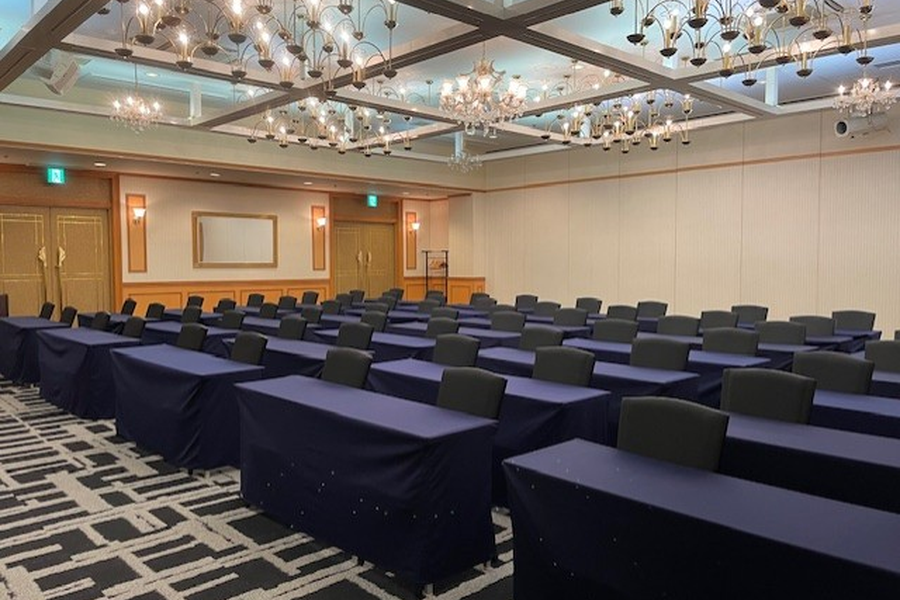
#> input picture 2_ServiceResource_resize_rename_images/0_input_images/2131/ServiceResource_2131_1.webp, 900 x 600 px, found by its file name; its folder holds only this picture in this run
$ python Entrance_resize_rename_images.py
#> lines starting #> are read from the running program, lines starting #| are printed output that depends on the picture; after the words box and inside, x2 and y2 are one past the last pixel; in counts of white or black regions, pixels touching at a corner belong together
# -*- coding: utf-8 -*-
import os
import sys
import shutil
import re
from PIL import Image, ImageChops

# Check for proper resampling filter based on PIL version
try:
    # For newer Pillow versions (9.0+)
    RESAMPLING_FILTER = Image.Resampling.LANCZOS
except AttributeError:
    try:
        # For Pillow 8.x and older
        RESAMPLING_FILTER = Image.LANCZOS
    except AttributeError:
        # Fallback to BICUBIC which should be available in all versions
        RESAMPLING_FILTER = Image.BICUBIC

# フォルダ設定
input_folder = "0_input_images"
temp_folder = "1_temp_images"
output_folder = "2_output_images"

# --- フォルダを先にクリア ---
def clear_folder(folder_path):
    if os.path.exists(folder_path):
        for filename in os.listdir(folder_path):
            file_path = os.path.join(folder_path, filename)
            try:
                if os.path.isfile(file_path) or os.path.islink(file_path):
                    os.unlink(file_path)
                elif os.path.isdir(file_path):
                    shutil.rmtree(file_path)
            except Exception as e:
                print(f'{file_path} の削除に失敗しました。理由: {e}')

# 1_temp_imagesと2_output_imagesをクリア
for folder in [temp_folder, output_folder]:
    clear_folder(folder)
#> pass 2 of the loop `for folder in [temp_folder, output_folder]:`:

# --- ここまで ---

target_width = 900  # 目標の幅
target_height = 600  # 目標の高さ（3:2）
min_height = 550  # 最小許容高さ
max_height = 650  # 最大許容高さ

# フォルダが存在しない場合、作成する
os.makedirs(temp_folder, exist_ok=True)
os.makedirs(output_folder, exist_ok=True)

def is_entrance_filename(filename):
    """ファイル名がEntrance_で始まるかどうかをチェック"""
    return filename.startswith("Entrance_")

def extract_facility_id(filename):
    """ファイル名から施設IDを抽出する"""
    numbers = re.findall(r'\d+', filename)
    if numbers:
        # 最初に見つかった数字を施設IDとして使用
        return numbers[0]
    # デフォルト値として "000" を返す
    return "000"

def trim_white_borders(img, bg_color=(255, 255, 255), threshold=235):
    """空白の境界を自動的にトリミングする（しきい値を設定可能）"""
    # グレースケールに変換
    img_gray = img.convert('L')

    # しきい値より明るいピクセルをマスク
    mask = Image.eval(img_gray, lambda x: 0 if x >= threshold else 255)

    # 実際のコンテンツの境界を取得
    bbox = mask.getbbox()

    if bbox:
        # 少し余白を追加せずに直接トリミング
        return img.crop(bbox)
    else:
        return img  # 内容がなければトリミングしない

def process_image(img):
    """画像を処理する（空白の境界をトリミングし、アスペクト比を維持しながらリサイズ）"""
    original_width, original_height = img.size

    if original_width <= 0 or original_height <= 0:
        print(f"警告: 画像サイズが無効です ({original_width}x{original_height})。スキップします。")
        return img

    # 空白の境界をトリミング（しきい値を調整可能）
    trimmed_img = trim_white_borders(img, threshold=235)
    print(f"トリミング: {original_width}x{original_height} -> {trimmed_img.width}x{trimmed_img.height}")

    # トリミング後のサイズ
    trimmed_width, trimmed_height = trimmed_img.size

    if trimmed_width <= 0 or trimmed_height <= 0:
        print("警告: トリミング後のサイズが無効です。元の画像を使用します。")
        trimmed_img = img
        trimmed_width, trimmed_height = original_width, original_height

    trimmed_ratio = float(trimmed_width) / float(trimmed_height) if trimmed_height > 0 else 1.5  # デフォルトは3:2比率
    target_ratio = float(target_width) / float(target_height)  # 3:2 = 1.5

    # アスペクト比を維持しながらリサイズ
    if trimmed_ratio > target_ratio:
        # 画像が目標比率より横長の場合
        new_height = target_height
        new_width = int(new_height * trimmed_ratio)
        resized_img = trimmed_img.resize((new_width, new_height), RESAMPLING_FILTER)

        # 中央部分を切り取る
        crop_left = (new_width - target_width) // 2
        final_img = resized_img.crop((crop_left, 0, crop_left + target_width, target_height))
    else:
        # 画像が目標比率より縦長の場合
        new_width = target_width
        new_height = int(new_width / trimmed_ratio)

        # 高さが550-650pxの範囲内の場合
        if min_height <= new_height <= max_height:
            # ちょうど目標の幅にリサイズ
            final_img = trimmed_img.resize((target_width, new_height), RESAMPLING_FILTER)
        else:
            # 目標の幅にリサイズしてから中央部分を切り取る
            resized_img = trimmed_img.resize((new_width, new_height), RESAMPLING_FILTER)
            crop_top = (new_height - target_height) // 2
            final_img = resized_img.crop((0, crop_top, target_width, crop_top + target_height))

    return final_img

def scan_directory(dir_path, relative_path=""):
    """ディレクトリを再帰的にスキャンして画像ファイルを見つける"""
#> called with dir_path = '0_input_images', relative_path = ''
    image_files = []

    for item in os.listdir(dir_path):
        item_path = os.path.join(dir_path, item)

        # 相対パスを構築（出力時のディレクトリ構造を維持するため）
        item_relative_path = os.path.join(relative_path, item) if relative_path else item

        if os.path.isdir(item_path):
            # サブディレクトリの場合は再帰的に処理
            sub_files = scan_directory(item_path, item_relative_path)
            image_files.extend(sub_files)
        elif item.lower().endswith((".jpg", ".jpeg", ".png", ".webp")):
            # 画像ファイルの場合はリストに追加
            image_files.append((item_path, item, item_relative_path))
#> pass 2 of the loop in scan_directory, `for item in os.listdir(dir_path):`:

    return image_files

# ステップ1: サイズ調整してtemp_imagesに保存
print("画像のリサイズとトリミングを開始...")
processed_files = {}  # 処理したファイルと抽出された施設IDを記録
keep_original_names = {}  # 元の名前を保持するファイル

# 入力フォルダを再帰的にスキャン
image_files = scan_directory(input_folder)
print(f"{len(image_files)} 個の画像ファイルが見つかりました。")

for file_path, filename, relative_path in image_files:
    # Entrance_で始まるファイル名かどうかをチェック
    is_entrance = is_entrance_filename(filename)

    try:
        img = Image.open(file_path).convert("RGB")
#> img is the input picture: PIL image 900x600 RGB; mean R, G, B 110.5, 100.2, 93.5

        print(f"読み込み: {relative_path} ({img.width}x{img.height})")
#| 読み込み: 2131/ServiceResource_2131_1.webp (900x600)

        # ファイル名から施設IDを抽出
        facility_id = extract_facility_id(filename)
        facility_id = str(facility_id).zfill(3)  # 施設ID（3桁）
        processed_files[relative_path] = facility_id

        # Entrance_で始まる場合は元の名前を保持
        if is_entrance:
            keep_original_names[relative_path] = True

        # 画像処理実行
        processed = process_image(img)
#> in trim_white_borders, `img_gray = img.convert('L')`:
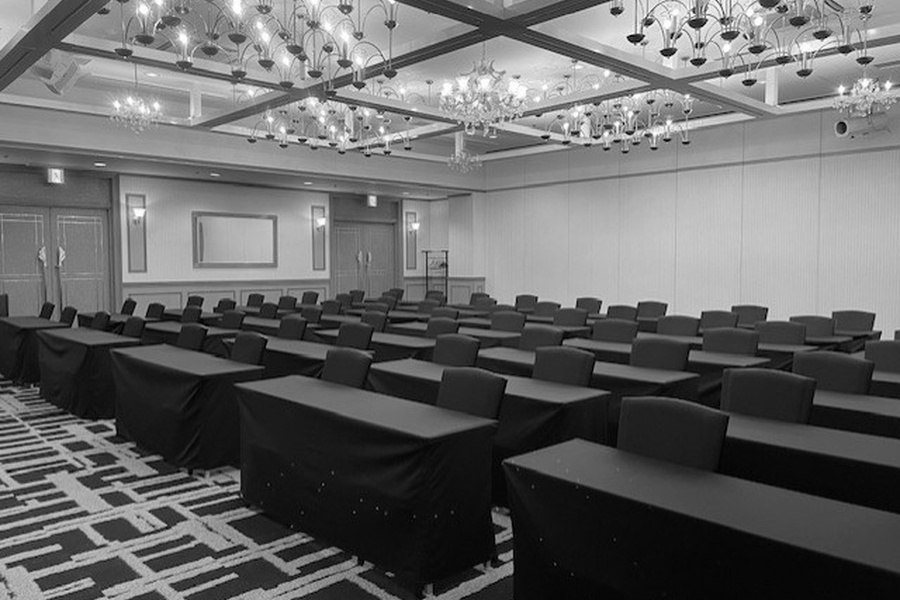
#> img_gray: PIL image 900x600 L; min 0, max 255, mean 102.5
#> in trim_white_borders, `mask = Image.eval(img_gray, lambda x: 0 if x >= threshold else 255)`:
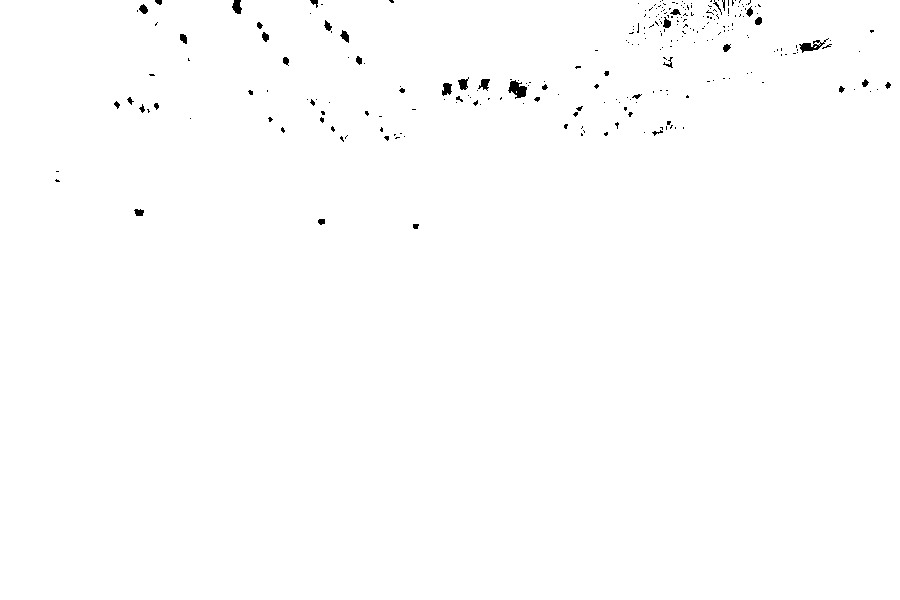
#> mask: PIL image 900x600 L; 99.5% white; 263 black regions (223 under 20 px), largest, box (x1, y1, x2, y2) and area: (508, 80, 527, 99) 207, (799, 38, 829, 53) 158, (232, 0, 242, 14) 99
#> in trim_white_borders, `bbox = mask.getbbox()`: bbox = (0, 0, 900, 600)
#| トリミング: 900x600 -> 900x600

        # 出力先のディレクトリ構造を維持
        rel_dir = os.path.dirname(relative_path)
        if rel_dir:
            rel_temp_dir = os.path.join(temp_folder, rel_dir)
            os.makedirs(rel_temp_dir, exist_ok=True)
        else:
            rel_temp_dir = temp_folder

        # 元のファイル名を保持したまま、WebP形式に変換
        base_name = os.path.splitext(filename)[0]
        temp_filename = f"{base_name}.webp"
        output_path = os.path.join(rel_temp_dir, temp_filename)

        # 画質を100%に設定して保存
        processed.save(output_path, "WEBP", quality=100, lossless=True)

        if is_entrance:
            print(f"⭕️処理完了 (名前変更しない): {relative_path} -> {os.path.join(os.path.dirname(relative_path), temp_filename)} ({processed.width}x{processed.height})")
        else:
            print(f"⭕️処理完了: {relative_path} -> {os.path.join(os.path.dirname(relative_path), temp_filename)} ({processed.width}x{processed.height})")
#| ⭕️処理完了: 2131/ServiceResource_2131_1.webp -> 2131/ServiceResource_2131_1.webp (900x600)
    except Exception as e:
        print(f"エラー: ファイル {relative_path} の処理中にエラーが発生しました: {e}")
        continue
#> pass 2 of the loop `for file_path, filename, relative_path in image_files:`:
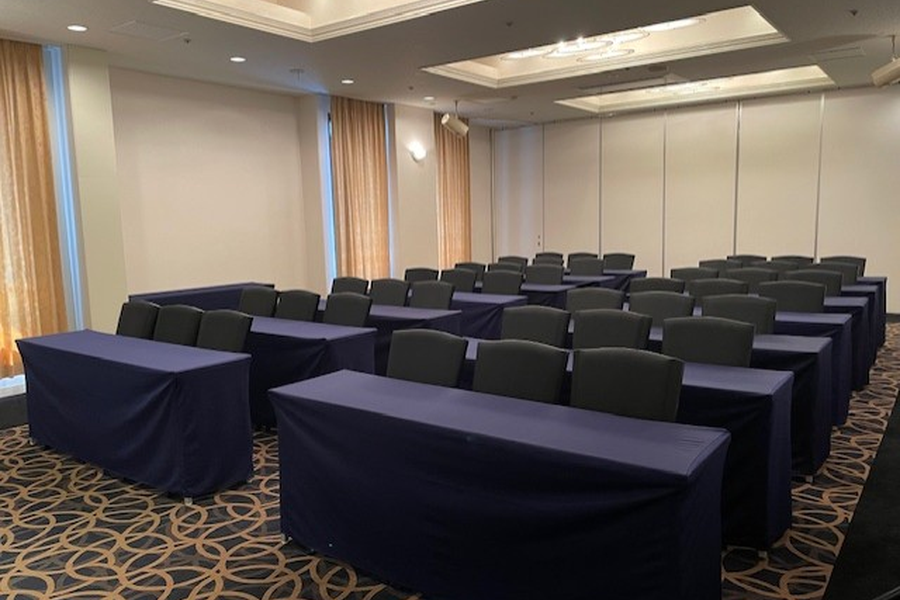
#> input picture 2_ServiceResource_resize_rename_images/0_input_images/2134/ServiceResource_2134_1.webp, 900 x 600 px, found by its file name
#> img is the input picture: PIL image 900x600 RGB; mean R, G, B 102.2, 92.7, 85.5
#| 読み込み: 2134/ServiceResource_2134_1.webp (900x600)
#> in trim_white_borders (call 2), `img_gray = img.convert('L')`:
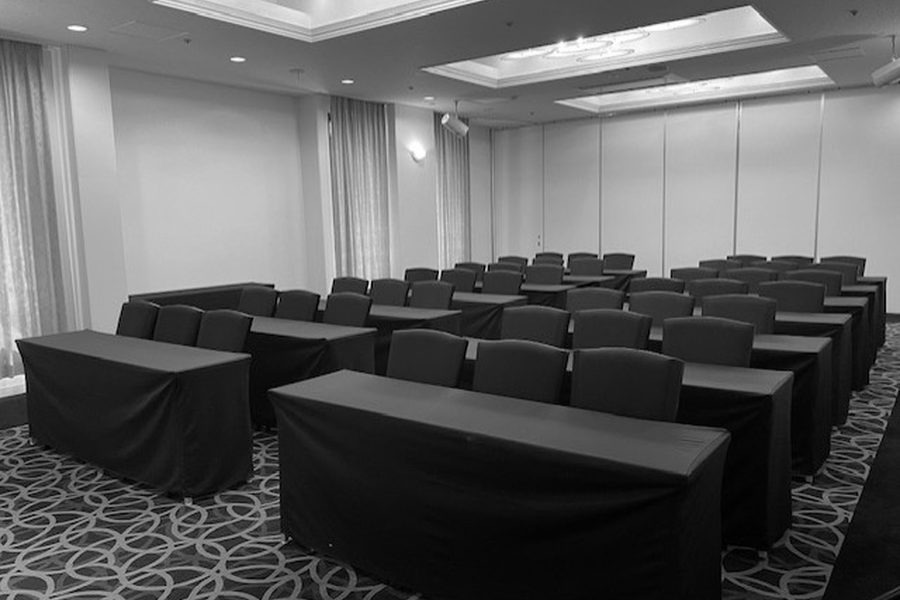
#> img_gray: PIL image 900x600 L; min 0, max 255, mean 94.7
#> in trim_white_borders (call 2), `mask = Image.eval(img_gray, lambda x: 0 if x >= threshold else 255)`:
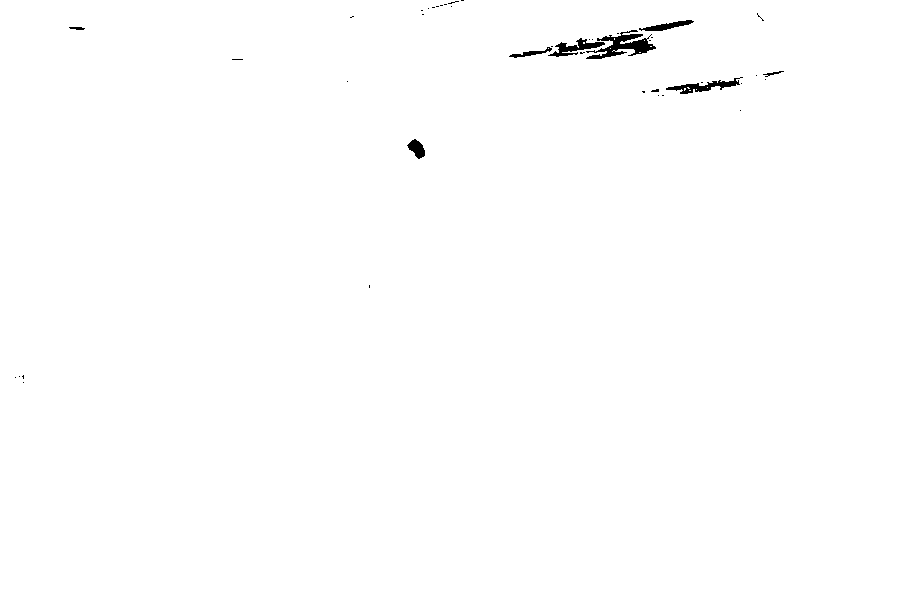
#> mask: PIL image 900x600 L; 99.5% white; 43 black regions (35 under 20 px), largest, box (x1, y1, x2, y2) and area: (586, 30, 656, 59) 827, (666, 77, 743, 94) 427, (548, 38, 605, 57) 393
#| トリミング: 900x600 -> 900x600
#| ⭕️処理完了: 2134/ServiceResource_2134_1.webp -> 2134/ServiceResource_2134_1.webp (900x600)
#> pass 3 of the loop `for file_path, filename, relative_path in image_files:`:
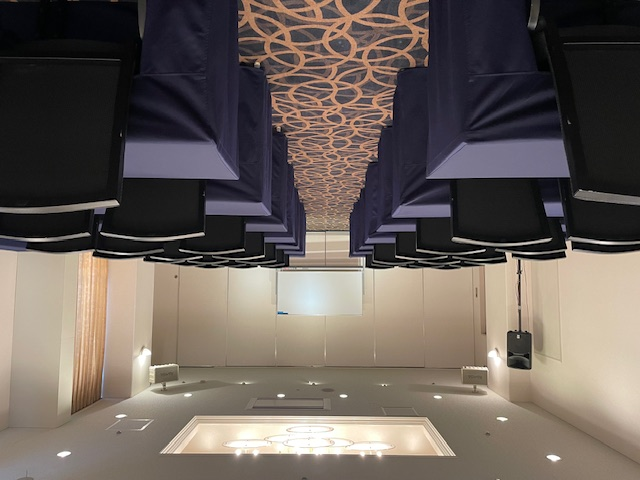
#> input picture 2_ServiceResource_resize_rename_images/0_input_images/2134/ServiceResource_2134_2.jpg, 640 x 480 px, found by its file name
#> img is the input picture: PIL image 640x480 RGB; mean R, G, B 105.4, 96, 89.9
#| 読み込み: 2134/ServiceResource_2134_2.jpg (640x480)
#> img_gray: PIL image 640x480 L
#> in trim_white_borders (call 3), `mask = Image.eval(img_gray, lambda x: 0 if x >= threshold else 255)`:
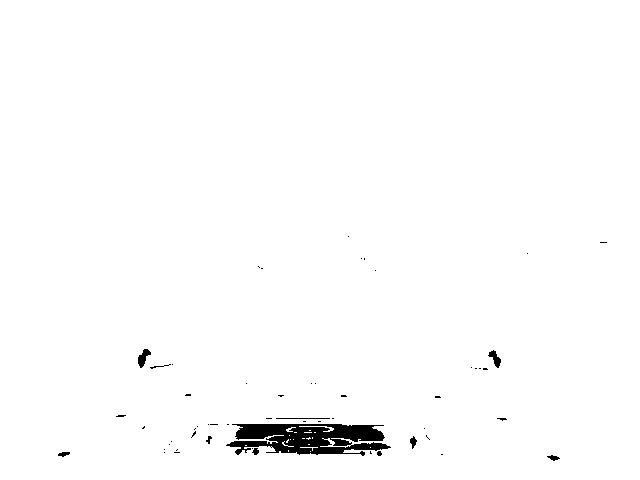
#> mask: PIL image 640x480 L; 98.6% white; 55 black regions (44 under 20 px), largest, box (x1, y1, x2, y2) and area: (226, 424, 391, 456) 3557, (138, 349, 151, 368) 127, (488, 350, 501, 368) 108
#> bbox = (0, 0, 640, 480)
#| トリミング: 640x480 -> 640x480
#> in process_image (call 3), `final_img = resized_img.crop((0, crop_top, target_width, crop_top + ta..`:
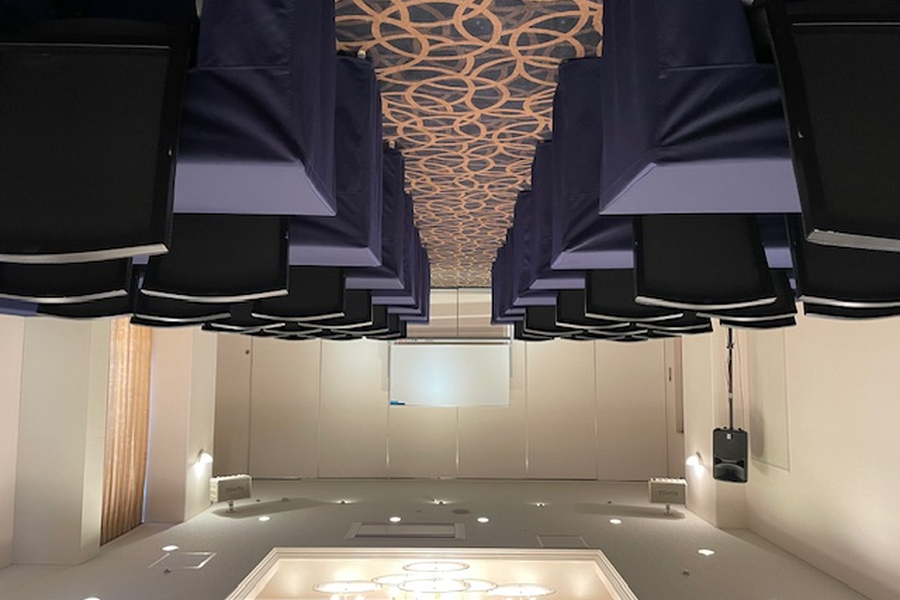
#> final_img: PIL image 900x600 RGB; mean R, G, B 107.6, 98.2, 91.9
#| ⭕️処理完了: 2134/ServiceResource_2134_2.jpg -> 2134/ServiceResource_2134_2.webp (900x600)

print("全画像の処理が完了、名前の変更と出力処理へ...")

# ステップ2: 名前を変更してoutput_imagesに出力
for root, dirs, files in os.walk(temp_folder):
    # temp_folder からの相対パスを取得
    rel_path = os.path.relpath(root, temp_folder) if root != temp_folder else ""

    for filename in files:
        if not filename.lower().endswith(".webp"):
            continue

        # 現在のファイルの相対パス
        if rel_path == "":
            current_rel_path = filename
        else:
            current_rel_path = os.path.join(rel_path, filename)

        src = os.path.join(root, filename)

        # 出力先のディレクトリ構造を維持
        rel_output_dir = os.path.dirname(current_rel_path)
        if rel_output_dir:
            full_output_dir = os.path.join(output_folder, rel_output_dir)
            os.makedirs(full_output_dir, exist_ok=True)
        else:
            full_output_dir = output_folder

        # 元の名前を保持するかどうか確認
        found = False
        for orig_path in keep_original_names.keys():
            orig_filename = os.path.basename(orig_path)
            orig_basename = os.path.splitext(orig_filename)[0]
            current_basename = os.path.splitext(filename)[0]

            if orig_basename == current_basename:
                # 元の名前を変更しない（拡張子のみwebpに変更）
                dst = os.path.join(full_output_dir, filename)
                shutil.copy2(src, dst)
                print(f"出力完了 (元の名前を変更しない): {current_rel_path}")
                found = True
                break

        if found:
            continue

        # 対応する施設IDを検索
        found = False
        for orig_path in processed_files.keys():
            orig_filename = os.path.basename(orig_path)
            orig_basename = os.path.splitext(orig_filename)[0]
            current_basename = os.path.splitext(filename)[0]

            if orig_basename == current_basename:
                # 対応する施設IDを見つける
                facility_id = processed_files[orig_path]

                # 新しいファイル名を生成
                new_filename = f"Entrance_{facility_id}_01.webp"

                dst = os.path.join(full_output_dir, new_filename)
                shutil.copy2(src, dst)
                print(f"出力完了: {current_rel_path} -> {os.path.join(rel_output_dir, new_filename) if rel_output_dir else new_filename}")
                found = True
                break

        if not found:
            print(f"警告: {current_rel_path} に対応する元のファイル名が見つかりませんでした。")
#> pass 2 of the loop `for root, dirs, files in os.walk(temp_folder):`:
#> pass 3 of the loop `for root, dirs, files in os.walk(temp_folder):`:

print("⭕️全画像の処理が完了し、2_output_imagesに出力しました！")
